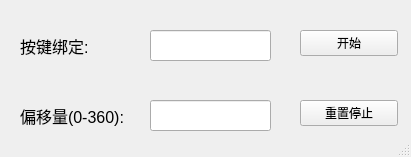
<?xml version="1.0" encoding="UTF-8"?>
<ui version="4.0">
 <class>MainWindow</class>
 <widget class="QMainWindow" name="MainWindow">
  <property name="geometry">
   <rect>
    <x>0</x>
    <y>0</y>
    <width>411</width>
    <height>157</height>
   </rect>
  </property>
  <property name="minimumSize">
   <size>
    <width>411</width>
    <height>157</height>
   </size>
  </property>
  <property name="maximumSize">
   <size>
    <width>411</width>
    <height>157</height>
   </size>
  </property>
  <property name="windowTitle">
   <string>Martin FPS TOOL</string>
  </property>
  <property name="windowIcon">
   <iconset>
    <normaloff>Main.png</normaloff>Main.png</iconset>
  </property>
  <widget class="QWidget" name="centralwidget">
   <widget class="QLabel" name="label">
    <property name="geometry">
     <rect>
      <x>20</x>
      <y>10</y>
      <width>91</width>
      <height>71</height>
     </rect>
    </property>
    <property name="font">
     <font>
      <family>Arial</family>
      <pointsize>12</pointsize>
     </font>
    </property>
    <property name="text">
     <string>按键绑定:</string>
    </property>
   </widget>
   <widget class="QLineEdit" name="keystroke_Bind">
    <property name="geometry">
     <rect>
      <x>150</x>
      <y>30</y>
      <width>121</width>
      <height>31</height>
     </rect>
    </property>
   </widget>
   <widget class="QPushButton" name="Bind">
    <property name="geometry">
     <rect>
      <x>300</x>
      <y>30</y>
      <width>98</width>
      <height>26</height>
     </rect>
    </property>
    <property name="text">
     <string>开始</string>
    </property>
   </widget>
   <widget class="QLineEdit" name="Rotation_angle">
    <property name="geometry">
     <rect>
      <x>150</x>
      <y>100</y>
      <width>121</width>
      <height>31</height>
     </rect>
    </property>
   </widget>
   <widget class="QLabel" name="label_2">
    <property name="geometry">
     <rect>
      <x>20</x>
      <y>80</y>
      <width>111</width>
      <height>71</height>
     </rect>
    </property>
    <property name="font">
     <font>
      <family>Arial</family>
      <pointsize>12</pointsize>
     </font>
    </property>
    <property name="text">
     <string>偏移量(0-360):</string>
    </property>
   </widget>
   <widget class="QPushButton" name="End">
    <property name="geometry">
     <rect>
      <x>300</x>
      <y>100</y>
      <width>98</width>
      <height>26</height>
     </rect>
    </property>
    <property name="text">
     <string>重置停止</string>
    </property>
   </widget>
  </widget>
  <widget class="QStatusBar" name="statusbar"/>
 </widget>
 <resources/>
 <connections/>
</ui>
